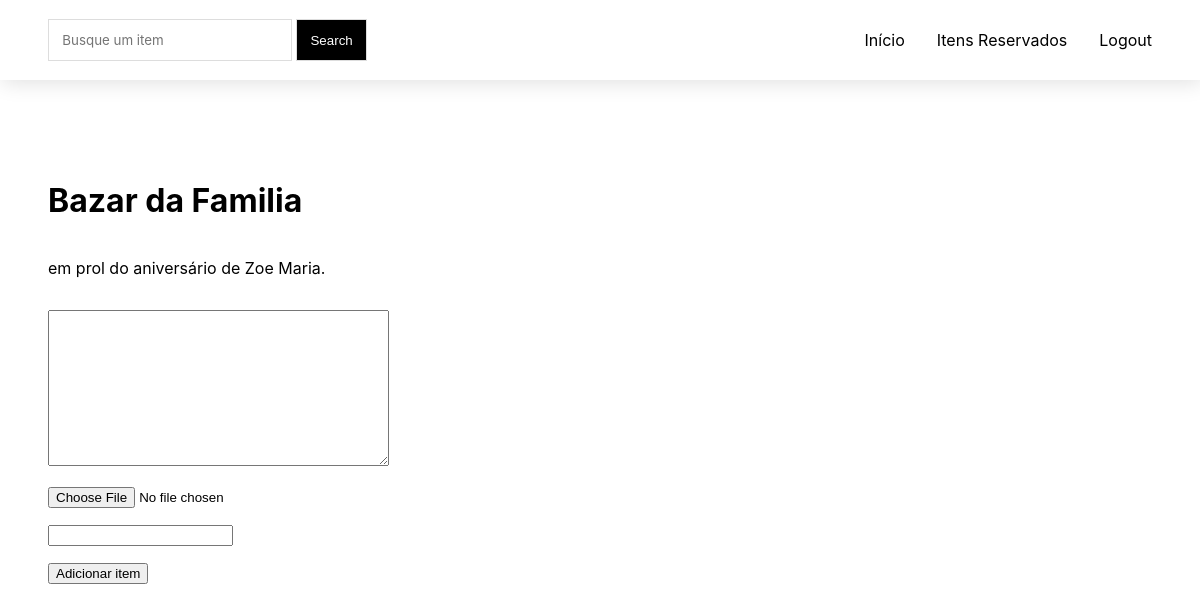
The app's page /bazar/event/3/add-item/ (signed in) with its own data.
### bazar/models.py (models this page shows, shortened)
class CharityEvent(models.Model):
    user = models.ForeignKey(User, on_delete=models.CASCADE)
    name = models.CharField(max_length=100)
    description = models.TextField()
    start_date = models.DateTimeField()
    end_date = models.DateTimeField(null=True, blank=True)

### bazar/views.py (the view, shortened to what this page needs)
# urls.py: path('event/<int:event_id>/add-item/', views.AddItemView.as_view(), name='add_item'),
class AddItemView(View):
    def get(self, request, event_id):
        event = CharityEvent.objects.filter(pk = event_id).first()
        form = ItemForm()
        context = {
            'form': form,
            'charity_event': event,
            'event_id': event_id
        }
        return render(request, 'bazar/create_item.html', context)

### bazar/forms.py
class ItemForm(forms.Form):
    description = forms.CharField(widget=forms.Textarea)
    photo = forms.ImageField()
    price = forms.FloatField()

### bazar/templates/bazar/create_item.html (shortened to what this page needs)
{% extends 'bazar/base.html' %}
{% block content %}
<h1>{{charity_event.name}}</h1>
<p>{{charity_event.description}}</p>
<form method="post"  enctype="multipart/form-data">
    {{ form.as_p }}
    <button type="submit">Adicionar item</button>
  </form>
  {% endblock %}

### bazar/static/bazar/css/base.css (style rules this page uses)
:root { --font-family-inter: 'Inter', sans-serif; }
body { margin: 0; font-family: var(--font-family-inter); }

### records on screen
CharityEvent: name "Bazar da Familia", description "em prol do aniversário de Zoe Maria."
